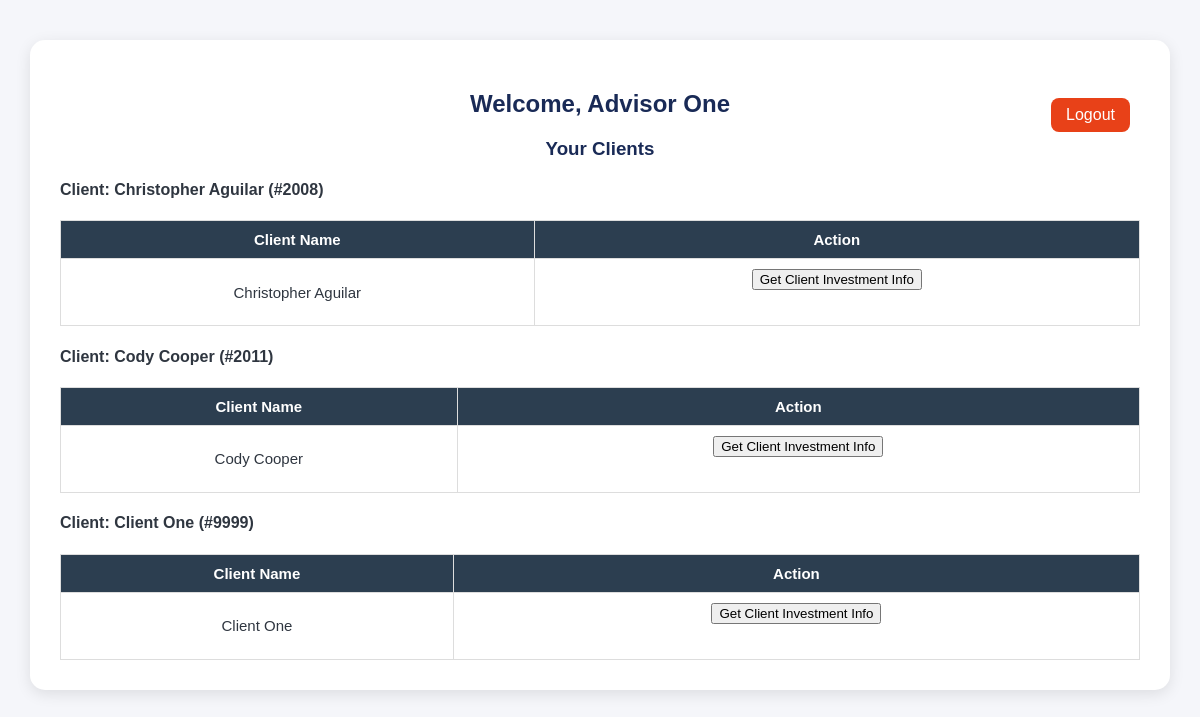
The app's page /employee_dashboard (signed in) with its own data.
### models.py (models this page shows)
class Employee(Base):
    __tablename__ = "employees"
    employee_id = Column(Integer, primary_key=True, index=True)
    first_name = Column(String)
    last_name = Column(String)
    date_of_birth = Column(Date)
    gender = Column(String)
    work_email = Column(String, unique=True)
    password_hash = Column(String)
    phone_number = Column(String)
    address = Column(String)
    start_date = Column(Date)
    job_title = Column(String)
    base_salary = Column(Float)
    commission_rate = Column(Float)
    license_number = Column(String)
    license_expiry_date = Column(Date)
    manager_id = Column(Integer, ForeignKey("employees.employee_id"), nullable=True)  # Managers can be null
    clients = relationship("Client", back_populates="advisor")
    investments = relationship("Investment", back_populates="advisor")

class Client(Base):
    __tablename__ = "clients"
    client_id = Column(Integer, primary_key=True, index=True)
    first_name = Column(String)
    last_name = Column(String)
    encrypted_ssn = Column(String, nullable=False)
    ssn_hash = Column(String, nullable=False, unique=True)
    date_of_birth = Column(Date)
    gender = Column(String)
    marital_status = Column(String)
    email = Column(String, unique=True)
    password_hash = Column(String)
    phone_number = Column(String)
    address = Column(String)
    employment_status = Column(String)
    annual_income = Column(Float)
    risk_tolerance = Column(String)
    advisor_id = Column(Integer, ForeignKey("employees.employee_id"))
    advisor = relationship("Employee", back_populates="clients")
    investments = relationship("Investment", back_populates="client")
    requests = relationship("InvestmentRequest", back_populates="client")

### app.py (the view)
@app.route("/employee_dashboard")
def employee_dashboard():
    if session.get("user_type") != "employee":
        return redirect(url_for("login"))
    db = SessionLocal()
    employee = db.query(Employee).get(session["user_id"])
    if not employee:
        return "Employee not found", 404
    requests = db.query(InvestmentRequest).filter(
        InvestmentRequest.advisor_id == employee.employee_id
    ).all()
    verified_client_id = session.get("verified_client_id")
    clients_list = []
    emp_clients = db.query(Client).filter(Client.advisor_id == employee.employee_id).all()
    for clients in emp_clients:
        if verified_client_id == clients.client_id:
            investments = db.query(Investment).filter(Investment.client_id == clients.client_id).all()
            for inv in investments:
                inv.company = db.query(Company).get(inv.company_id)
            c_investments = investments
        else:
            c_investments = []
        clients_list.append({"client": clients, "investments": c_investments})
    client_requests = db.query(InvestmentRequest).filter(
        InvestmentRequest.advisor_id == employee.employee_id
    ).order_by(InvestmentRequest.created_at.desc()).all()
    for req in client_requests:
        req.client = db.query(Client).get(req.client_id)
        req.company = db.query(Company).get(req.company_id)
    return render_template(
        "employee_dashboard.html",
        employee=employee,
        clients=clients_list,
        client_requests=client_requests
    )

### templates/employee_dashboard.html (shortened to what this page needs)
<!DOCTYPE html>
<html lang="en">
<head>
    <link rel="stylesheet" href="{{ url_for('static', filename='style.css') }}">
</head>
<body>
<div class="container">
    <h2>Welcome, {{ employee.first_name }} {{ employee.last_name }}</h2>
    <a href="{{ url_for('logout') }}" class="logout-btn">Logout</a>
    <h3>Your Clients</h3>
    {% for client_group in clients %}
        <div class="client-block">
            <h4>Client: {{ client_group['client'].first_name }} {{ client_group['client'].last_name }} (#{{ client_group['client'].client_id }})</h4>
            <table>
                <thead>
                    <tr>
                        <th>Client Name</th>
                        <th>Action</th>
                    </tr>
                </thead>
                <tbody>
                    <tr>
                        <td>{{ client_group['client'].first_name }} {{ client_group['client'].last_name }}</td>
                        <td>
                            {% if session.get('verified_client_id') == client_group['client'].client_id %}
                                <em>Verified — Investments Shown Below</em>
                            {% else %}
                                <form method="post" action="{{ url_for('request_client_info', client_id=client_group['client'].client_id) }}">
                                    <button type="submit">Get Client Investment Info</button>
                                </form>
                            {% endif %}
                        </td>
                    </tr>
                </tbody>
            </table>
        </div>
    {% else %}
        <p>No clients found.</p>
    {% endfor %}
</div>
</body>
</html>

### static/style.css (style rules this page uses)
body { font-family: Arial, sans-serif; background-color: #f5f6fa; color: #2f3640; margin: 0; padding: 0; }
.container { width: 90%; max-width: 1100px; margin: 40px auto; background-color: #fff; padding: 30px; border-radius: 15px; box-shadow: 0 4px 15px rgba(0,0,0,0.1); }
h2, h3 { color: #192a56; text-align: center; margin-bottom: 20px; }
form { text-align: center; margin-bottom: 25px; }
table { width: 100%; border-collapse: collapse; margin-top: 15px; font-size: 15px; }
thead { background-color: #2c3e50; color: #fff; }
th, td { border: 1px solid #ddd; padding: 10px 12px; text-align: center; }
a { display: inline-block; padding: 10px 15px; background-color: #273c75; color: white; text-decoration: none; border-radius: 5px; }
.logout-btn { float: right; background-color: #e84118; color: white; padding: 8px 15px; border-radius: 8px; text-decoration: none; margin-top: -40px; margin-right: 10px; }

### records on screen
Employee: first_name "Advisor", last_name "One"
Client: client.first_name "Christopher", client.last_name "Aguilar", client.client_id "2008", client.first_name "Christopher", client.last_name "Aguilar"
Client: client.first_name "Cody", client.last_name "Cooper", client.client_id "2011", client.first_name "Cody", client.last_name "Cooper"
Client: client.first_name "Client", client.last_name "One", client.client_id "9999", client.first_name "Client", client.last_name "One"
